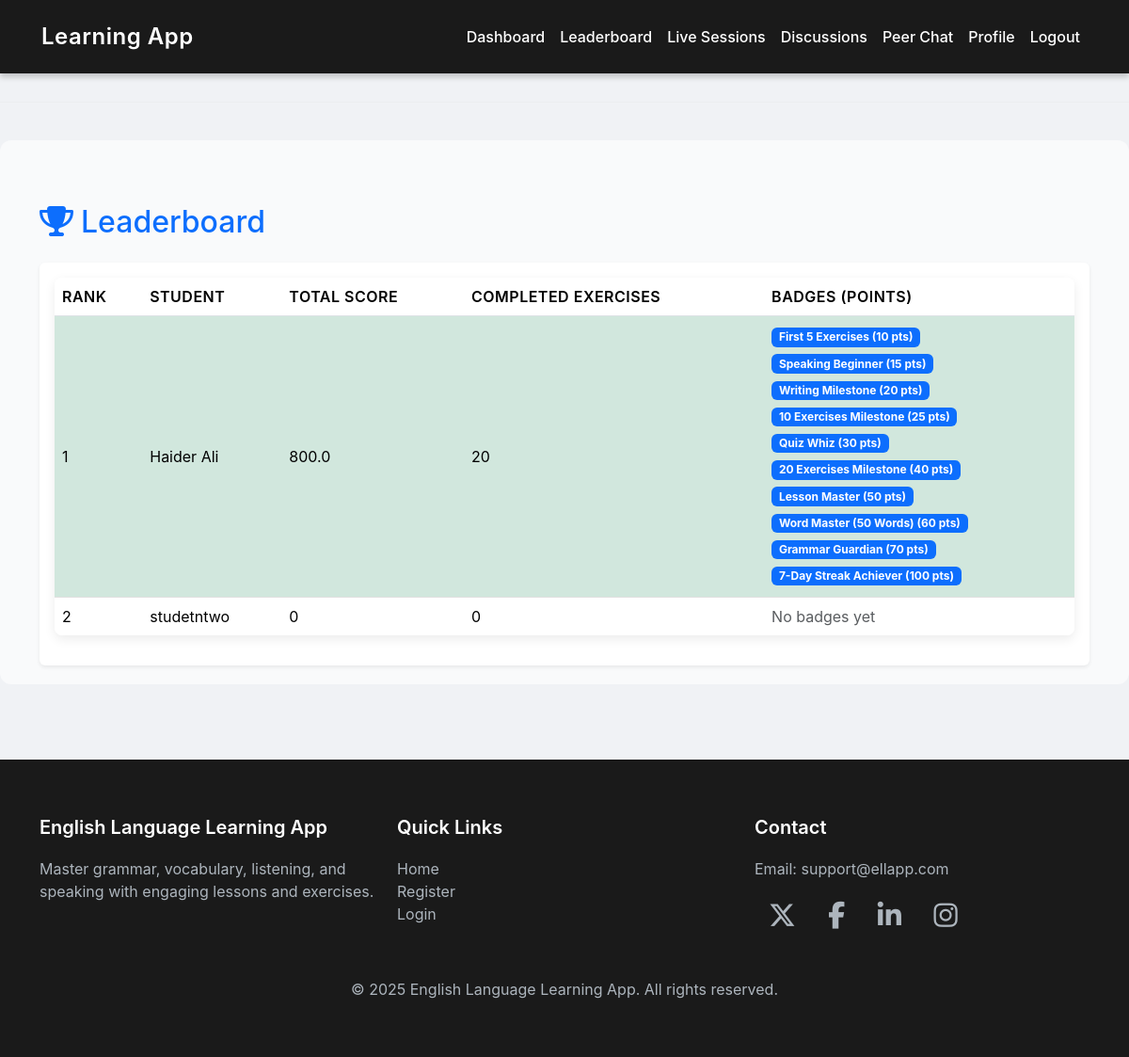
Screenshot of /leaderboard/ (signed in) with the database file from the repository.
### myapp/models.py (models this page shows, shortened)
class UserRegister(models.Model):
    ROLE_CHOICES = [
        ('teacher', 'Teacher'),
        ('student', 'Student'),
    ]
    GENDER_CHOICES = [
        ('male', 'Male'),
        ('female', 'Female'),
        ('other', 'Other'),
    ]
    STATUS_CHOICES = [
        ('active', 'Active'),
        ('inactive', 'Inactive'),
    ]
    full_name = models.CharField(max_length=100)
    email = models.EmailField(unique=True)
    password = models.CharField(max_length=255)  # store hashed password
    role = models.CharField(max_length=10, choices=ROLE_CHOICES)
    gender = models.CharField(max_length=10, choices=GENDER_CHOICES, null=True, blank=True)
    dob = models.DateField(null=True, blank=True)
    profile_picture = models.ImageField(upload_to='profiles/', null=True, blank=True)
    phone = models.CharField(max_length=20, null=True, blank=True)
    bio = models.TextField(null=True, blank=True)
    country = models.CharField(max_length=100, null=True, blank=True)
    city = models.CharField(max_length=100, null=True, blank=True)
    status = models.CharField(max_length=10, choices=STATUS_CHOICES, default='active')
    created_at = models.DateTimeField(auto_now_add=True)
    updated_at = models.DateTimeField(auto_now=True)

class StudentBadge(models.Model):
    student = models.ForeignKey(UserRegister, on_delete=models.CASCADE, limit_choices_to={'role': 'student'})
    badge = models.ForeignKey(Badge, on_delete=models.CASCADE)
    earned_at = models.DateTimeField(auto_now_add=True)
    class Meta:
        unique_together = ('student', 'badge')

class Badge(models.Model):
    name = models.CharField(max_length=100)
    description = models.TextField()
    icon = models.ImageField(upload_to='badges/', null=True, blank=True)
    points_required = models.PositiveIntegerField(default=0)
    milestone_name = models.CharField(max_length=150, null=True, blank=True,
                                      help_text="Optional milestone achievement name")

### myapp/views.py (the view)
# urls.py: path('leaderboard/', views.leaderboard, name='leaderboard'),
def leaderboard(request):
    if request.session.get('user_role') != 'student':
        messages.error(request, "Unauthorized access")
        return redirect('login')
    leaderboard_data = (
        UserRegister.objects.filter(role='student')
        .annotate(
            total_score=Sum('progress__score'),
            completed_exercises=Sum(F('progress__completed'))
        )
        .prefetch_related(
            Prefetch(
                'studentbadge_set',
                queryset=StudentBadge.objects.select_related('badge')
            )
        )
        .order_by('-total_score', '-completed_exercises')
    )
    current_student_id = request.session.get('user_id')
    context = {
        'leaderboard': leaderboard_data,
        'current_student_id': current_student_id,
    }
    return render(request, 'student/leaderboard.html', context)

### templates/student/leaderboard.html (shortened to what this page needs)
{% extends "base.html" %}
{% block content %}
<div class="container mt-5">
    <h2 class="mb-4 text-primary">
        <i class="fas fa-trophy me-2"></i>Leaderboard
    </h2>
    <div class="card shadow-sm border-0">
        <div class="card-body">
            <table class="table table-hover align-middle">
                <thead>
                    <tr>
                        <th>Rank</th>
                        <th>Student</th>
                        <th>Total Score</th>
                        <th>Completed Exercises</th>
                        <th>Badges (Points)</th>
                    </tr>
                </thead>
                <tbody>
                    {% if leaderboard %}
                        {% for student in leaderboard %}
                            <tr {% if student.id == current_student_id %}class="table-success"{% endif %}>
                                <td>{{ forloop.counter }}</td>
                                <td>{{ student.full_name }}</td>
                                <td>{{ student.total_score|default:0 }}</td>
                                <td>{{ student.completed_exercises|default:0 }}</td>
                                <td>
                                    {% if student.studentbadge_set.all %}
                                        {% for sb in student.studentbadge_set.all %}
                                            <span class="badge bg-primary mb-1">
                                                {{ sb.badge.name }} ({{ sb.badge.points_required }} pts)
                                            </span><br>
                                        {% endfor %}
                                    {% else %}
                                        <span class="text-muted">No badges yet</span>
                                    {% endif %}
                                </td>
                            </tr>
                        {% endfor %}
                    {% else %}
                        <tr>
                            <td colspan="5" class="text-center text-muted">
                                No student data available.
                            </td>
                        </tr>
                    {% endif %}
                </tbody>
            </table>
        </div>
    </div>
</div>
{% endblock %}

### templates/base.html (style rules this page uses)
body { background-color: #f0f2f5; font-family: 'Inter', -apple-system, BlinkMacSystemFont, sans-serif; color: #333; }
table { width: 100%; border-collapse: collapse; background-color: #ffffff; border-radius: 8px; overflow: hidden; box-shadow: 0 4px 12px rgba(0, 0, 0, 0.08); font-family: 'Inter', -apple-system, BlinkMacSystemFont, sans-serif; }
th, td { padding: 15px; text-align: left; font-size: 1rem; color: #333; }
th { background-color: #1a1a1a; color: #ffffff; font-weight: 600; text-transform: uppercase; letter-spacing: 0.5px; }
td { border-bottom: 1px solid #e0e0e0; }
tr:last-child td { border-bottom: none; }

### rows the page displays
UserRegister: full_name "Haider Ali", total_score "800.0", completed_exercises "20"
StudentBadge: badge.name "First 5 Exercises", badge.points_required "10"
StudentBadge: badge.name "Speaking Beginner", badge.points_required "15"
StudentBadge: badge.name "Writing Milestone", badge.points_required "20"
StudentBadge: badge.name "10 Exercises Milestone", badge.points_required "25"
StudentBadge: badge.name "Quiz Whiz", badge.points_required "30"
StudentBadge: badge.name "20 Exercises Milestone", badge.points_required "40"
StudentBadge: badge.name "Lesson Master", badge.points_required "50"
StudentBadge: badge.name "Word Master (50 Words)", badge.points_required "60"
StudentBadge: badge.name "Grammar Guardian", badge.points_required "70"
StudentBadge: badge.name "7-Day Streak Achiever", badge.points_required "100"
UserRegister: full_name "studetntwo", total_score "0", completed_exercises "0", shows "No badges yet"
